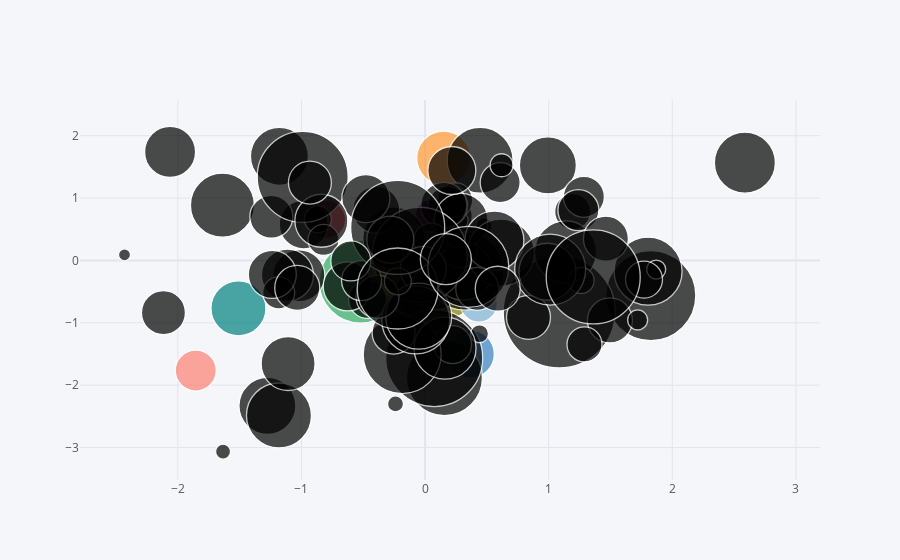

The cell this chart's notebook holds for it:
### Code cell
df.iplot(kind="bubble",x="A",y="B",size="C")
